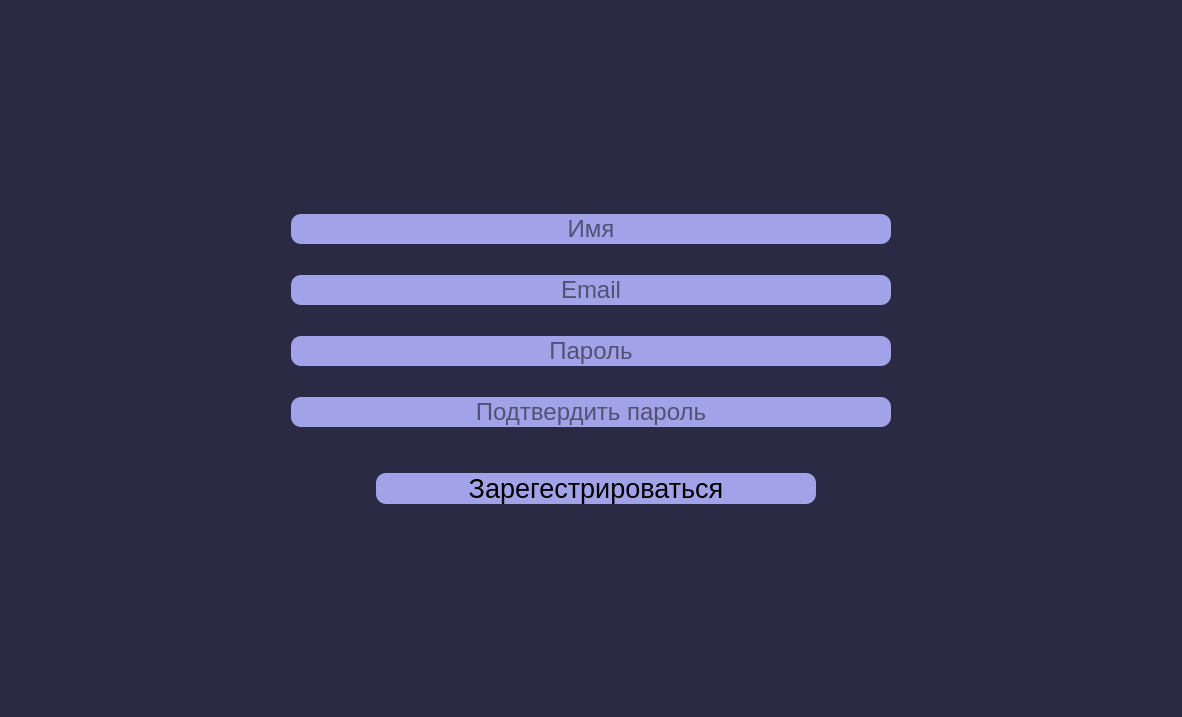
<?xml version="1.0" encoding="UTF-8"?>
<ui version="4.0">
 <class>MainWindow</class>
 <widget class="QMainWindow" name="MainWindow">
  <property name="geometry">
   <rect>
    <x>0</x>
    <y>0</y>
    <width>1182</width>
    <height>717</height>
   </rect>
  </property>
  <property name="windowTitle">
   <string>MainWindow</string>
  </property>
  <widget class="QWidget" name="centralwidget">
   <layout class="QGridLayout" name="gridLayout">
    <property name="leftMargin">
     <number>0</number>
    </property>
    <property name="topMargin">
     <number>0</number>
    </property>
    <property name="rightMargin">
     <number>0</number>
    </property>
    <property name="bottomMargin">
     <number>0</number>
    </property>
    <property name="spacing">
     <number>0</number>
    </property>
    <item row="0" column="0">
     <widget class="QFrame" name="Frame">
      <property name="maximumSize">
       <size>
        <width>16777215</width>
        <height>16777215</height>
       </size>
      </property>
      <property name="styleSheet">
       <string notr="true">background: #2A2A44;</string>
      </property>
      <layout class="QVBoxLayout" name="libraryLayout">
       <item>
        <spacer name="verticalSpacer">
         <property name="orientation">
          <enum>Qt::Vertical</enum>
         </property>
         <property name="sizeHint" stdset="0">
          <size>
           <width>20</width>
           <height>40</height>
          </size>
         </property>
        </spacer>
       </item>
       <item>
        <layout class="QHBoxLayout" name="nameHorizontalLayout">
         <item>
          <widget class="QLineEdit" name="nameLineEdit">
           <property name="maximumSize">
            <size>
             <width>600</width>
             <height>16777215</height>
            </size>
           </property>
           <property name="font">
            <font>
             <pointsize>18</pointsize>
            </font>
           </property>
           <property name="layoutDirection">
            <enum>Qt::LeftToRight</enum>
           </property>
           <property name="styleSheet">
            <string notr="true">background: #A2A2E8;
border-radius: 10px;
</string>
           </property>
           <property name="alignment">
            <set>Qt::AlignCenter</set>
           </property>
           <property name="placeholderText">
            <string>Имя</string>
           </property>
          </widget>
         </item>
        </layout>
       </item>
       <item>
        <layout class="QHBoxLayout" name="emailHorizontalLayout">
         <item>
          <widget class="QLineEdit" name="emailLineEdit">
           <property name="maximumSize">
            <size>
             <width>600</width>
             <height>16777215</height>
            </size>
           </property>
           <property name="font">
            <font>
             <pointsize>18</pointsize>
            </font>
           </property>
           <property name="styleSheet">
            <string notr="true">background: #A2A2E8;
border-radius: 10px;
margin-top: 25px;</string>
           </property>
           <property name="alignment">
            <set>Qt::AlignCenter</set>
           </property>
           <property name="placeholderText">
            <string>Email</string>
           </property>
          </widget>
         </item>
        </layout>
       </item>
       <item>
        <layout class="QHBoxLayout" name="passwordHorizontalLayout">
         <item>
          <widget class="QLineEdit" name="passwordLineEdit">
           <property name="minimumSize">
            <size>
             <width>0</width>
             <height>0</height>
            </size>
           </property>
           <property name="maximumSize">
            <size>
             <width>600</width>
             <height>16777215</height>
            </size>
           </property>
           <property name="font">
            <font>
             <pointsize>18</pointsize>
            </font>
           </property>
           <property name="styleSheet">
            <string notr="true">background: #A2A2E8;
border-radius: 10px;
margin-top: 25px;</string>
           </property>
           <property name="alignment">
            <set>Qt::AlignCenter</set>
           </property>
           <property name="placeholderText">
            <string>Пароль</string>
           </property>
          </widget>
         </item>
        </layout>
       </item>
       <item>
        <layout class="QHBoxLayout" name="password2HorizontalLayout">
         <item>
          <widget class="QLineEdit" name="password2LineEdit">
           <property name="maximumSize">
            <size>
             <width>600</width>
             <height>16777215</height>
            </size>
           </property>
           <property name="font">
            <font>
             <pointsize>18</pointsize>
            </font>
           </property>
           <property name="styleSheet">
            <string notr="true">background: #A2A2E8;
border-radius: 10px;
margin-top: 25px;</string>
           </property>
           <property name="alignment">
            <set>Qt::AlignCenter</set>
           </property>
           <property name="placeholderText">
            <string>Подтвердить пароль</string>
           </property>
          </widget>
         </item>
        </layout>
       </item>
       <item>
        <layout class="QHBoxLayout" name="registrationHorizontalLayout">
         <item>
          <widget class="QPushButton" name="registrationPushButton">
           <property name="minimumSize">
            <size>
             <width>450</width>
             <height>0</height>
            </size>
           </property>
           <property name="maximumSize">
            <size>
             <width>300</width>
             <height>16777215</height>
            </size>
           </property>
           <property name="font">
            <font>
             <pointsize>20</pointsize>
            </font>
           </property>
           <property name="styleSheet">
            <string notr="true">background: #A2A2E8;
border-radius: 10px;
margin-top:40px;
margin-left:10px;</string>
           </property>
           <property name="text">
            <string>Зарегестрироваться</string>
           </property>
          </widget>
         </item>
        </layout>
       </item>
       <item>
        <spacer name="verticalSpacer_2">
         <property name="orientation">
          <enum>Qt::Vertical</enum>
         </property>
         <property name="sizeHint" stdset="0">
          <size>
           <width>20</width>
           <height>40</height>
          </size>
         </property>
        </spacer>
       </item>
      </layout>
     </widget>
    </item>
   </layout>
  </widget>
 </widget>
 <resources/>
 <connections/>
</ui>
